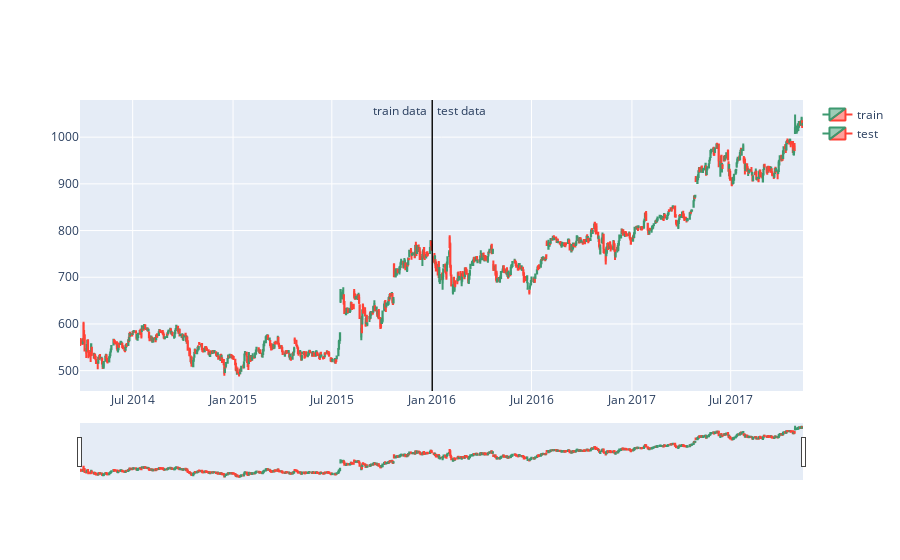

The code cell stored with this chart in its notebook:
### Code cell
plot_train_test(train, test, date_split)

### Figure 1 — Plotly figure (JSON) as saved in the notebook; plotly's stock layout.template omitted (floating-point values rounded to 4 significant figures; data arrays with more than 128 entries replaced by an {"elided": "..."} marker saying what was removed)
{"data": [{"close": {"elided": "446 float values"}, "high": {"elided": "446 float values"}, "low": {"elided": "446 float values"}, "name": "train", "open": {"elided": "446 float values"}, "type": "candlestick", "x": {"elided": "446 str values"}}, {"close": {"elided": "470 float values"}, "high": {"elided": "470 float values"}, "low": {"elided": "470 float values"}, "name": "test", "open": {"elided": "470 float values"}, "type": "candlestick", "x": {"elided": "470 str values"}}], "layout": {"annotations": [{"showarrow": false, "text": " test data", "x": "2016-01-01", "xanchor": "left", "xref": "x", "y": 1, "yref": "paper"}, {"showarrow": false, "text": "train data ", "x": "2016-01-01", "xanchor": "right", "xref": "x", "y": 1, "yref": "paper"}], "shapes": [{"line": {"color": "rgb(0,0,0)", "width": 1}, "x0": "2016-01-01", "x1": "2016-01-01", "xref": "x", "y0": 0, "y1": 1, "yref": "paper"}]}}
